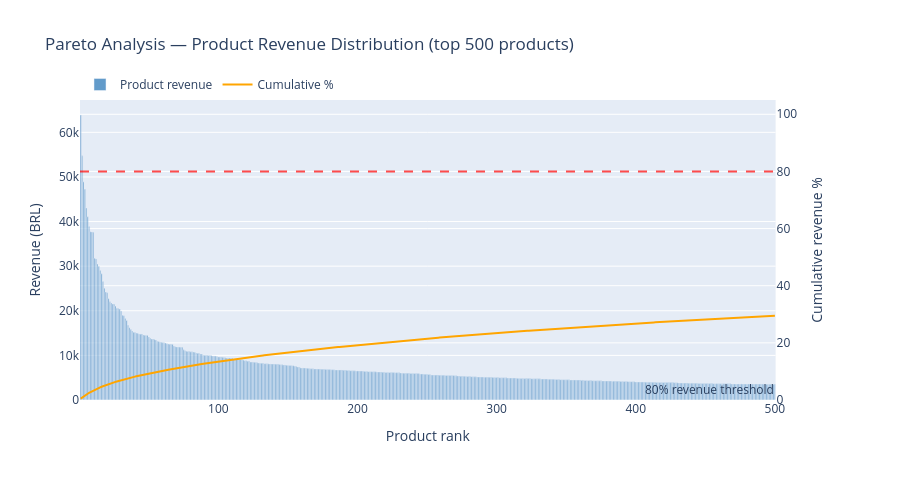

Notebook code cell kept with this figure:
### Code cell
# Use top 500 products for readable chart
plot_df = product_revenue.head(500)

fig1 = make_subplots(specs=[[{"secondary_y": True}]])

fig1.add_trace(go.Bar(
    x=plot_df["product_rank"],
    y=plot_df["revenue"],
    name="Product revenue",
    marker_color="#2171b5",
    opacity=0.7
), secondary_y=False)

fig1.add_trace(go.Scatter(
    x=plot_df["product_rank"],
    y=plot_df["cumulative_pct"],
    name="Cumulative %",
    line=dict(color="orange", width=2),
    mode="lines"
), secondary_y=True)

# 80% reference line
fig1.add_hline(
    y=80, line_dash="dash",
    line_color="red", opacity=0.7,
    annotation_text="80% revenue threshold",
    annotation_position="top right",
    secondary_y=True
)

fig1.update_layout(
    title="Pareto Analysis — Product Revenue Distribution (top 500 products)",
    xaxis_title="Product rank",
    height=480,
    legend=dict(orientation="h", y=1.1)
)
fig1.update_yaxes(title_text="Revenue (BRL)", secondary_y=False)
fig1.update_yaxes(title_text="Cumulative revenue %",
                  secondary_y=True, range=[0, 105])
fig1.show()

### Figure 1 — Plotly figure (JSON) as saved in the notebook; plotly's stock layout.template omitted (floating-point values rounded to 4 significant figures; data arrays with more than 128 entries replaced by an {"elided": "..."} marker saying what was removed)
{"data": [{"marker": {"color": "#2171b5"}, "name": "Product revenue", "opacity": 0.7, "type": "bar", "x": {"elided": "500 int values"}, "xaxis": "x", "y": {"elided": "500 float values"}, "yaxis": "y"}, {"line": {"color": "orange", "width": 2}, "mode": "lines", "name": "Cumulative %", "type": "scatter", "x": {"elided": "500 int values"}, "xaxis": "x", "y": {"elided": "500 float values"}, "yaxis": "y2"}], "layout": {"annotations": [{"showarrow": false, "text": "80% revenue threshold", "x": 1, "xanchor": "right", "xref": "x domain", "y": 80, "yanchor": "bottom", "yref": "y"}], "height": 480, "legend": {"orientation": "h", "y": 1.1}, "shapes": [{"line": {"color": "red", "dash": "dash"}, "opacity": 0.7, "type": "line", "x0": 0, "x1": 1, "xref": "x domain", "y0": 80, "y1": 80, "yref": "y2"}], "title": {"text": "Pareto Analysis — Product Revenue Distribution (top 500 products)"}, "xaxis": {"anchor": "y", "domain": [0, 0.94], "title": {"text": "Product rank"}}, "yaxis": {"anchor": "x", "domain": [0, 1], "title": {"text": "Revenue (BRL)"}}, "yaxis2": {"anchor": "x", "overlaying": "y", "range": [0, 105], "side": "right", "title": {"text": "Cumulative revenue %"}}}}
